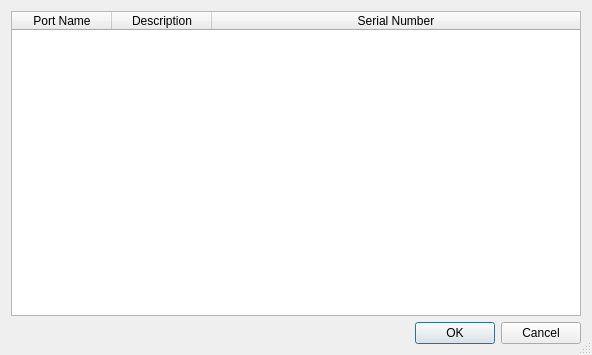
<?xml version="1.0" encoding="UTF-8"?>
<ui version="4.0">
 <class>TACDeviceSelectionClass</class>
 <widget class="QDialog" name="TACDeviceSelectionClass">
  <property name="windowModality">
   <enum>Qt::ApplicationModal</enum>
  </property>
  <property name="geometry">
   <rect>
    <x>0</x>
    <y>0</y>
    <width>592</width>
    <height>355</height>
   </rect>
  </property>
  <property name="windowTitle">
   <string>TAC Device Selection</string>
  </property>
  <property name="sizeGripEnabled">
   <bool>true</bool>
  </property>
  <layout class="QVBoxLayout" name="verticalLayout">
   <item>
    <widget class="QTableWidget" name="_tacDevices">
     <property name="editTriggers">
      <set>QAbstractItemView::NoEditTriggers</set>
     </property>
     <property name="selectionMode">
      <enum>QAbstractItemView::SingleSelection</enum>
     </property>
     <property name="selectionBehavior">
      <enum>QAbstractItemView::SelectRows</enum>
     </property>
     <attribute name="horizontalHeaderStretchLastSection">
      <bool>true</bool>
     </attribute>
     <attribute name="verticalHeaderVisible">
      <bool>false</bool>
     </attribute>
     <column>
      <property name="text">
       <string>Port Name</string>
      </property>
     </column>
     <column>
      <property name="text">
       <string>Description</string>
      </property>
     </column>
     <column>
      <property name="text">
       <string>Serial Number</string>
      </property>
     </column>
    </widget>
   </item>
   <item>
    <widget class="QDialogButtonBox" name="_buttonBox">
     <property name="orientation">
      <enum>Qt::Horizontal</enum>
     </property>
     <property name="standardButtons">
      <set>QDialogButtonBox::Cancel|QDialogButtonBox::Ok</set>
     </property>
    </widget>
   </item>
  </layout>
 </widget>
 <resources/>
 <connections>
  <connection>
   <sender>_buttonBox</sender>
   <signal>accepted()</signal>
   <receiver>TACDeviceSelectionClass</receiver>
   <slot>accept()</slot>
  </connection>
  <connection>
   <sender>_buttonBox</sender>
   <signal>rejected()</signal>
   <receiver>TACDeviceSelectionClass</receiver>
   <slot>reject()</slot>
  </connection>
 </connections>
</ui>
